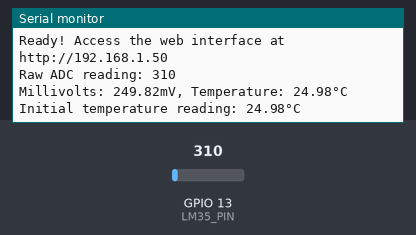
The sketch below on a simulated ESP32. Shown: the last lines printed to the serial monitor. Inputs (shaded band) come from the test bench; at power-on: GPIO 13 (LM35_PIN) = 310. WiFi joins after 1.5 s; servers stay silent unless stated; random numbers use the default seed unless the sketch sets one; the camera gives no picture.

Above: at 4.0 s.
4.1 s: GPIO 13 (LM35_PIN) set to 717
At 5.4 s:
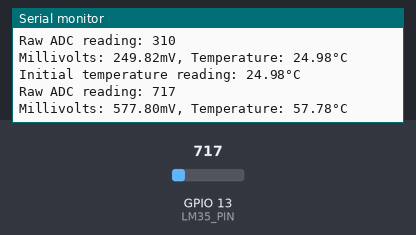
5.6 s: GPIO 13 (LM35_PIN) set to 811
At 11.3 s:
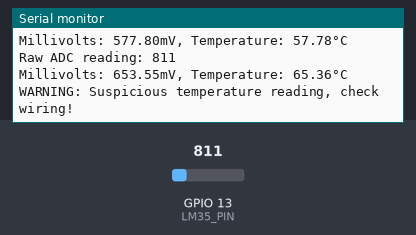
Timing chart, 0 to 12.8 s (numbered marks = the images above; inputs shaded):
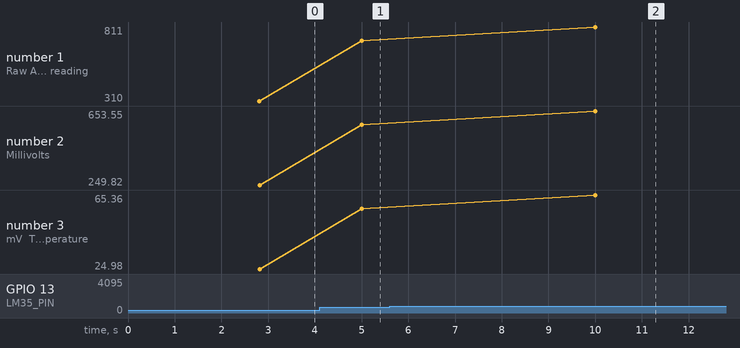

The sketch:

CameraWebServer.ino
```cpp
#include "esp_camera.h"
#include <WiFi.h>
#include <WebServer.h>
#include <Arduino.h>

// Camera pins - explicitly defined instead of using an include file
#define PWDN_GPIO_NUM     32
#define RESET_GPIO_NUM    -1
#define XCLK_GPIO_NUM      0
#define SIOD_GPIO_NUM     26
#define SIOC_GPIO_NUM     27
#define Y9_GPIO_NUM       35
#define Y8_GPIO_NUM       34
#define Y7_GPIO_NUM       39
#define Y6_GPIO_NUM       36
#define Y5_GPIO_NUM       21
#define Y4_GPIO_NUM       19
#define Y3_GPIO_NUM       18
#define Y2_GPIO_NUM        5
#define VSYNC_GPIO_NUM    25
#define HREF_GPIO_NUM     23
#define PCLK_GPIO_NUM     22

// WiFi Credentials
const char* ssid = "Pranjal";
const char* password = "Pranjal@21";

// Temperature Sensor Pin - GPIO 12 or 13 are safer choices for analog on ESP32-CAM
#define LM35_PIN 13

WebServer server(80);  // Main HTTP server for the web interface
WebServer stream_server(81);  // Separate server for the camera stream

// Simple function to read temperature - with detailed debugging
float readTemperature() {
  int adcValue = analogRead(LM35_PIN);

  // Print raw ADC value
  Serial.print("Raw ADC reading: ");
  Serial.println(adcValue);

  // For LM35 temperature calculation:
  // 4095 (max ADC) = 3.3V
  // LM35 produces 10mV per degree Celsius
  float millivolts = (adcValue / 4095.0) * 3300.0;  // Convert to millivolts
  float tempC = millivolts / 10.0;

  Serial.print("Millivolts: ");
  Serial.print(millivolts);
  Serial.print("mV, Temperature: ");
  Serial.print(tempC);
  Serial.println("°C");

  // Return a simulated value if actual reading is suspicious (likely a wiring issue)
  if (tempC < 5.0 || tempC > 60.0) {
    Serial.println("WARNING: Suspicious temperature reading, check wiring!");
    static float simTemp = 25.0;
    // Simulate slight variations if we can't get real readings
    simTemp += random(-10, 11) / 10.0;
    if (simTemp < 20.0) simTemp = 20.0;
    if (simTemp > 30.0) simTemp = 30.0;
    return simTemp;
  }

  return tempC;
}

void setupCamera() {
  camera_config_t config;
  config.ledc_channel = LEDC_CHANNEL_0;
  config.ledc_timer = LEDC_TIMER_0;
  config.pin_d0 = Y2_GPIO_NUM;
  config.pin_d1 = Y3_GPIO_NUM;
  config.pin_d2 = Y4_GPIO_NUM;
  config.pin_d3 = Y5_GPIO_NUM;
  config.pin_d4 = Y6_GPIO_NUM;
  config.pin_d5 = Y7_GPIO_NUM;
  config.pin_d6 = Y8_GPIO_NUM;
  config.pin_d7 = Y9_GPIO_NUM;
  config.pin_xclk = XCLK_GPIO_NUM;
  config.pin_pclk = PCLK_GPIO_NUM;
  config.pin_vsync = VSYNC_GPIO_NUM;
  config.pin_href = HREF_GPIO_NUM;
  config.pin_sccb_sda = SIOD_GPIO_NUM;
  config.pin_sccb_scl = SIOC_GPIO_NUM;
  config.pin_pwdn = PWDN_GPIO_NUM;
  config.pin_reset = RESET_GPIO_NUM;
  config.xclk_freq_hz = 20000000;
  config.pixel_format = PIXFORMAT_JPEG;
  config.frame_size = FRAMESIZE_VGA;  // Try a smaller size like FRAMESIZE_SVGA, VGA, or CIF if having issues
  config.jpeg_quality = 10;  // Lower value = higher quality (range: 0-63)
  config.fb_count = 1;       // Reduce if you run out of memory

  // Initialize the camera
  esp_err_t err = esp_camera_init(&config);
  if (err != ESP_OK) {
    Serial.printf("Camera init failed with error 0x%x", err);
    return;
  }

  Serial.println("Camera initialized successfully");

  // Adjust camera settings if needed
  sensor_t * s = esp_camera_sensor_get();
  if (s) {
    // Experiment with these settings if needed
    s->set_brightness(s, 0);
    s->set_contrast(s, 0);
    s->set_saturation(s, 0);
    s->set_special_effect(s, 0);
    s->set_whitebal(s, 1);
    s->set_awb_gain(s, 1);
    s->set_wb_mode(s, 0);
    s->set_exposure_ctrl(s, 1);
    s->set_aec2(s, 0);
    s->set_ae_level(s, 0);
    s->set_aec_value(s, 300);
    s->set_gain_ctrl(s, 1);
    s->set_agc_gain(s, 0);
    s->set_gainceiling(s, (gainceiling_t)0);
    s->set_bpc(s, 0);
    s->set_wpc(s, 1);
    s->set_raw_gma(s, 1);
    s->set_lenc(s, 1);
    s->set_hmirror(s, 0);
    s->set_vflip(s, 0);
    s->set_dcw(s, 1);
    s->set_colorbar(s, 0);
  }
}

// Main page HTML
void handleRoot() {
  String html = "<!DOCTYPE html><html><head>";
  html += "<meta name='viewport' content='width=device-width, initial-scale=1'>";
  html += "<meta http-equiv='refresh' content='5'>";  // Auto-refresh every 5 seconds
  html += "<title>ESP32-CAM Temperature Monitor</title>";
  html += "<style>";
  html += "body{font-family:Arial;text-align:center;margin:0;padding:20px;}";
  html += "h1{color:#0066cc;}";
  html += ".container{max-width:800px;margin:0 auto;padding:20px;}";
  html += ".temp{font-size:24px;font-weight:bold;margin:20px 0;}";
  html += ".camera-container{margin:20px 0;background:#f0f0f0;padding:10px;}";
  html += "</style>";
  html += "</head><body>";
  html += "<div class='container'>";
  html += "<h1>ESP32-CAM Live Feed with Temperature</h1>";

  // Current temperature display (static, will be refreshed with page reload)
  float currentTemp = readTemperature();
  html += "<div class='temp'>Temperature: " + String(currentTemp, 1) + " °C</div>";

  // Camera feed - simple img tag pointing to the stream URL
  html += "<div class='camera-container'>";
  html += "<img src='http://" + WiFi.localIP().toString() + ":81/camera' style='width:100%;max-width:640px;' />";
  html += "<p><i>If the camera feed is not visible, try refreshing the page</i></p>";
  html += "</div>";

  html += "</div></body></html>";

  server.send(200, "text/html", html);
}

// Temperature API endpoint for AJAX requests
void handleTemperature() {
  float temp = readTemperature();
  server.send(200, "text/plain", String(temp, 1));
}

// Camera stream handler - VERY simple implementation
void handleCameraStream() {
  WiFiClient client = stream_server.client();

  String response = "HTTP/1.1 200 OK\r\n";
  response += "Content-Type: multipart/x-mixed-replace; boundary=frame\r\n\r\n";
  client.print(response);

  while (client.connected()) {
    camera_fb_t * fb = esp_camera_fb_get();
    if (!fb) {
      Serial.println("Camera capture failed");
      delay(1000);
      continue;
    }

    client.print("--frame\r\n");
    client.print("Content-Type: image/jpeg\r\n\r\n");
    client.write(fb->buf, fb->len);
    client.print("\r\n");

    esp_camera_fb_return(fb);
    delay(100); // Small delay between frames
  }
}

void setup() {
  Serial.begin(115200);
  delay(1000); // Give serial monitor time to open

  Serial.println("\n\n=== ESP32-CAM Temperature & Camera System Starting ===");

  // Initialize analog pin for temperature sensor
  pinMode(LM35_PIN, INPUT);
  analogSetAttenuation(ADC_11db); // Full range for ADC

  // Initialize camera
  setupCamera();

  // Connect to WiFi
  Serial.print("Connecting to WiFi ");
  Serial.println(ssid);

  WiFi.begin(ssid, password);
  WiFi.setSleep(false);

  while (WiFi.status() != WL_CONNECTED) {
    delay(500);
    Serial.print(".");
  }

  Serial.println("\nWiFi connected");
  Serial.print("IP Address: ");
  Serial.println(WiFi.localIP());

  // Set up HTTP server routes
  server.on("/", handleRoot);
  server.on("/temp", handleTemperature);

  // Set up camera stream handler on port 81
  stream_server.on("/camera", handleCameraStream);

  // Start servers
  server.begin();
  stream_server.begin();

  Serial.println("HTTP server started on port 80");
  Serial.println("Stream server started on port 81");
  Serial.println("Ready! Access the web interface at http://" + WiFi.localIP().toString());

  // Test temperature reading
  float temp = readTemperature();
  Serial.print("Initial temperature reading: ");
  Serial.print(temp);
  Serial.println("°C");
}

void loop() {
  server.handleClient();
  stream_server.handleClient();

  // Periodically read and display temperature for debugging
  static unsigned long lastTempCheck = 0;
  if (millis() - lastTempCheck > 5000) { // Every 5 seconds
    readTemperature(); // This also prints debug info to Serial
    lastTempCheck = millis();
  }
}
```

app_httpd.cpp
```cpp

```

Measured:
- the behaviour switches between 744 and 745 on GPIO 13 (LM35_PIN) (found by bisection; images 1 and 2)
- after the input at 4.1 s, the serial monitor: prints a new line after 0.90 s (image 1)
- after the input at 5.6 s, the serial monitor: prints a new line after 4.4 s (image 2)
- plotted number 1: 310 → 717 after the input at 4.1 s, 717 → 811 after the input at 5.6 s
- plotted number 2: 249.82 → 577.8 after the input at 4.1 s, 577.8 → 653.55 after the input at 5.6 s
- plotted number 3: 24.98 → 57.78 after the input at 4.1 s, 57.78 → 65.36 after the input at 5.6 s
